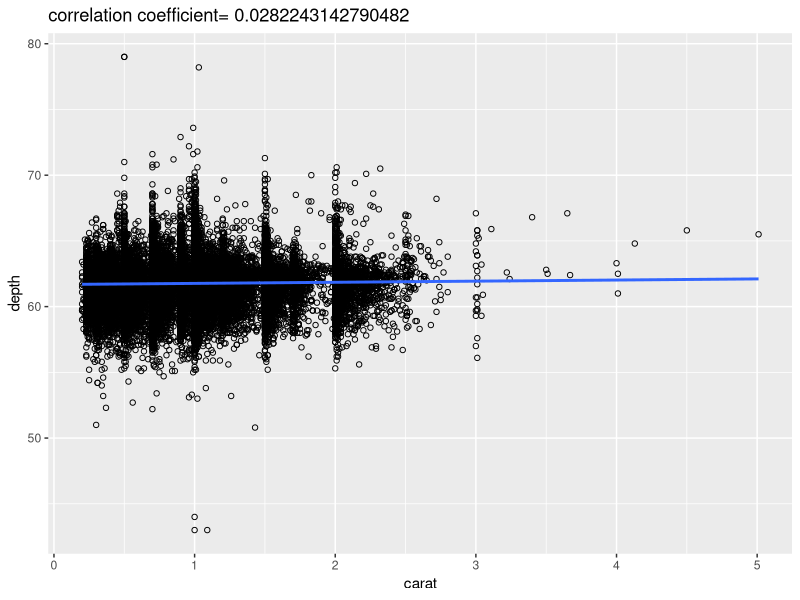
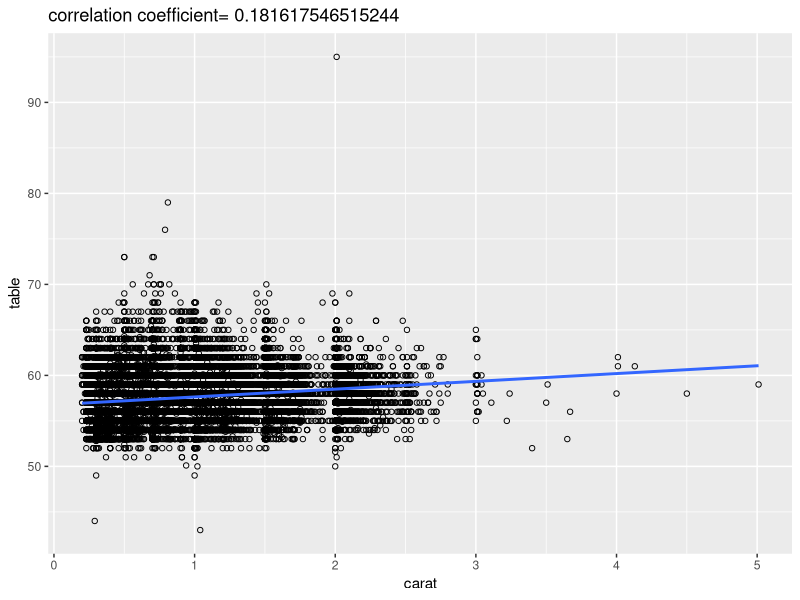
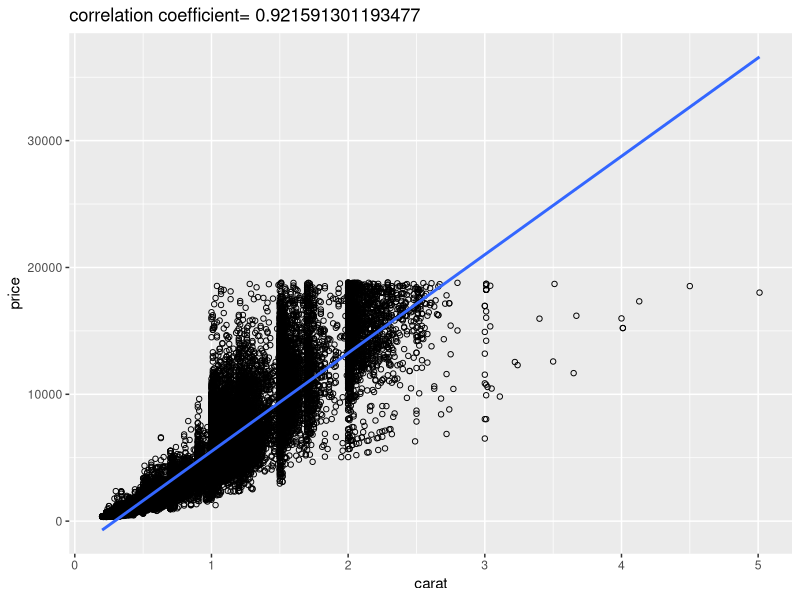
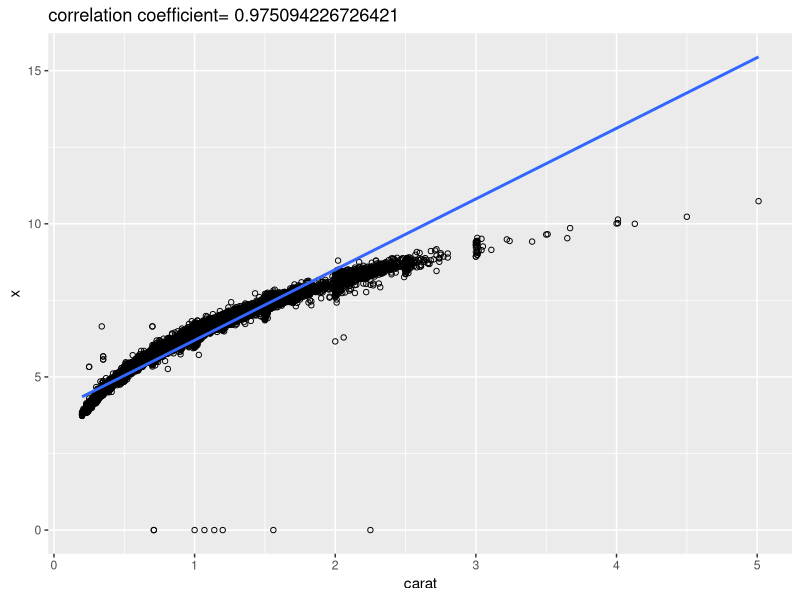
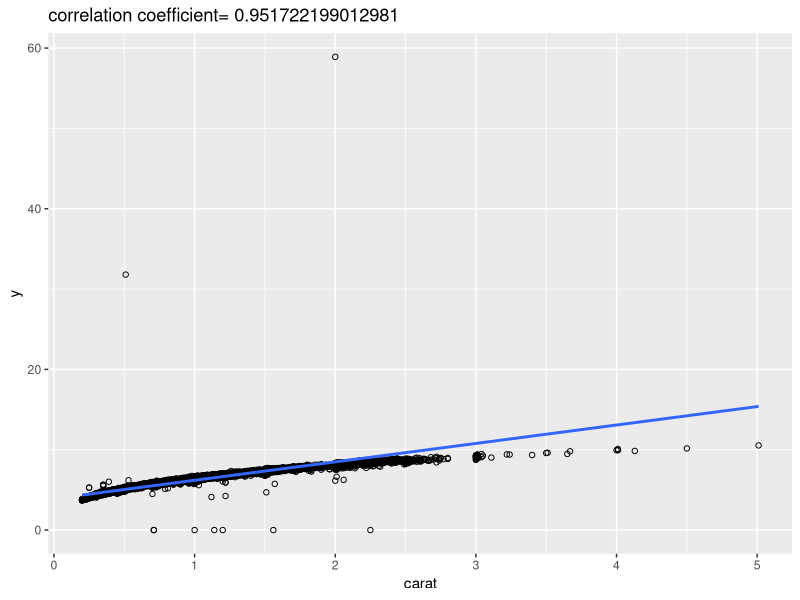
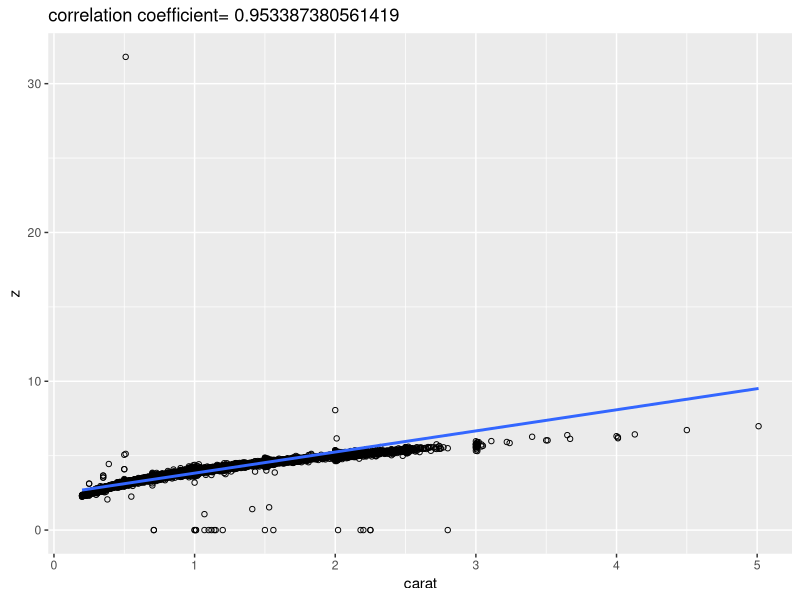
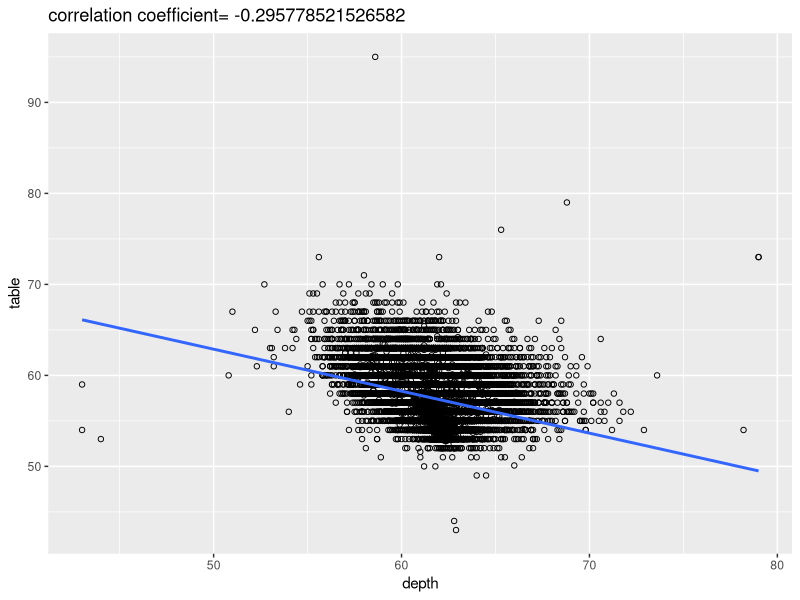
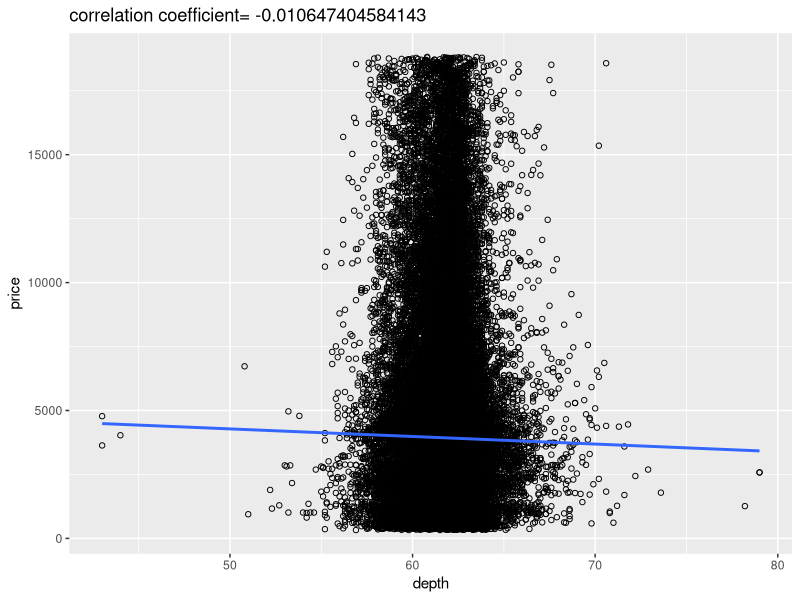

R code for these plots, in order:
## ---- chunk 1
require(ggplot2)
# download the ggplot2 package.
data(diamonds) 
# read data of diamonds
my.df=diamonds[1]  # Define my.df as the first column of "diamonds" data frame.
my.df=my.df[,-1]
# Delete the column we just extract from "diamonds", so we can just get the "row name" column.---{1;2;3;4`````}
for(i in (1:ncol(diamonds)))
# read the ith column of "diamonds" one by one. 
# i steps one by one from 1 to the the number of column of "diamonds".
{
if(is.numeric(diamonds[[i]]))
  # Determine if the ith column od "diamonds" is numeruc column or not.
  {
  
    my.df=cbind(my.df,diamonds[i])
  # Bind my.df column and the ith column of "diamonds", and then assign the new data frame as my.df.
  
  }
}
str(my.df)
# To see the result of my.df.


## ---- chunk 2
cor.coe=numeric(0)
# Set the initial value of cor.coe
for(i in 1:ncol(combn((1:ncol(my.df)),2)))
  # (combn((1:ncol(my.df)),2)) is to produce combinations of every pair of variables in  the printed data frame "my.df"
  # ncol(combn((1:ncol(my.df)),2)) is to count the number of pairs of variables as above.
  # i steps one by one from 1 to the total number of pairs of variables.
{
cor.coe=c(cor.coe,cor(my.df[[combn((1:ncol(my.df)),2)[1,i]]],my.df[[combn((1:ncol(my.df)),2)[2,i]]]))
# Calculate the correlation coefficient of every pair of the variables, and then put these values to the column "cor.coe"
}
n=paste(combn(colnames(my.df),2)[1,],'-',combn(colnames(my.df),2)[2,],sep='')
 # define the first column--the corresponding variables of each corelation coefficient. And we give these names by paste them with a "-".
r=data.frame(n,cor.coe)
 # Creat a new data frame with the "n" column and the "cor.coe" column, say r.

#sum((my.df$carat-mean(my.df$carat))*(my.df$table-mean(my.df$table)))/(53940*sqrt(var(my.df$table))*sqrt(var(my.df$carat)))--Just an example of caculus, ignore this is ok.

r   
 # Print r data frame.
## ---- chunk 3
# SW: below modified to show images in output vs saving them
#use ggplot2
for(i in 1:ncol(combn((1:ncol(my.df)),2)))
# i steps one by one from 1 to the total number of pairs of variables. 
{
g <- ggplot(my.df,aes(x=my.df[[combn((1:ncol(my.df)),2)[1,i]]], 
  # Using the data frame of my.df.
  # Use x-aes to record the valus of one of the ith pair of variables.
                 y=my.df[[combn((1:ncol(my.df)),2)[2,i]]])) +
  # Use y-aes to record the values of the other variable of the ith pair.
    labs(x=combn(colnames(my.df),2)[1,i],y=combn(colnames(my.df),2)[2,i])+
  # Label x-aes and y-aes with their corresponding name of the variables.
    geom_point(shape=1) +    # Use hollow circles
    geom_smooth(method=lm,   # Add linear regression line
                se=FALSE)  +  # Don't add shaded confidence region
    ggtitle(paste('correlation coefficient=',r[i,2]))
  # Give the title of each graph as the question asks.
  h=paste(i,'.png',sep='')
  # Output the graph by png vertion and name the file "1.png", "2.png",```and so on.
  #ggsave(filename = h)      
  print(g)
  # WARNING: This will save all the plots to your default path.
  
}



